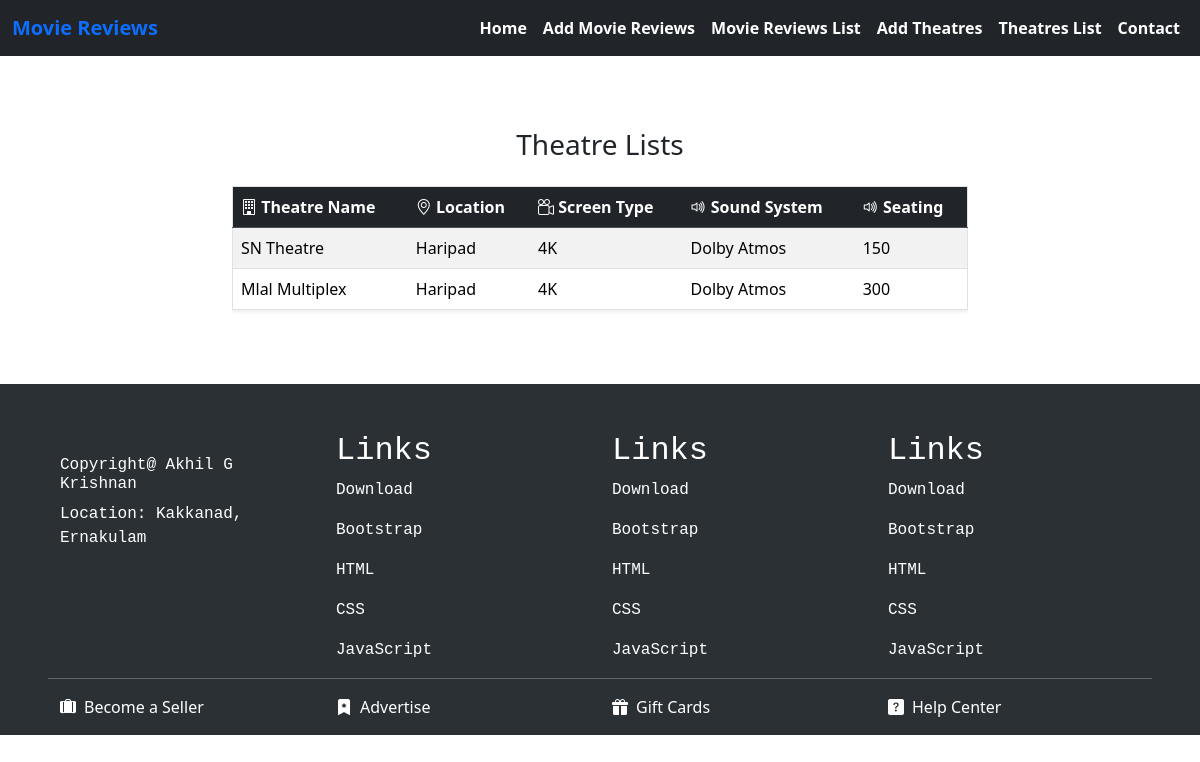
/theatre_list/, run on the app's committed database.
### movie_app/models.py (models this page shows)
class Theatre(models.Model):
    name=models.CharField(max_length=200)
    location=models.CharField(max_length=200)
    screen_type=models.CharField(max_length=200)
    sound_system=models.CharField(max_length=200)
    seating=models.PositiveIntegerField()

### movie_app/views.py (the view)
# urls.py: path('theatre_list/',TheatreList.as_view(),name="theatre_list"),
class TheatreList(View):
    template_name="theatre_list.html"
    form_class=Theatre
    def get(self,request,*args,**kwargs):
        theatre_list=Theatre.objects.all()
        return render(request,self.template_name,{"list":theatre_list})

### movie_app/templates/theatre_list.html (shortened to what this page needs)
{% extends 'base.html' %}
{% block main_block %}
<div class="container my-5">
    <div class="row justify-content-center">
        <div class="col-12 col-md-10 col-lg-8">
            <h3 class="text-center my-4">Theatre Lists</h3>
            <div class="table-responsive">
                <table class="table table-striped table-hover border shadow-sm">
                    <thead class="table-dark">
                        <tr>
                            <th scope="col"><i class="bi bi-building"></i> Theatre Name</th>
                            <th scope="col"><i class="bi bi-geo-alt"></i> Location</th>
                            <th scope="col"><i class="bi bi-camera-reels"></i> Screen Type</th>
                            <th scope="col"><i class="bi bi-volume-up"></i> Sound System</th>
                            <th scope="col"><i class="bi bi-volume-up"></i> Seating</th>
                        </tr>
                    </thead>
                    <tbody>
                        {% if list %}
                            {% for theatre in list %}
                                <tr>
                                    <td>{{ theatre.name }}</td>
                                    <td>{{ theatre.location }}</td>
                                    <td>{{ theatre.screen_type }}</td>
                                    <td>{{ theatre.sound_system }}</td>
                                    <td>{{ theatre.seating }}</td>
                            {% endfor %}
                        {% else %}
                            <tr>
                                <td colspan="4" class="text-center">No Theatres available.</td>
                            </tr>
                        {% endif %}
                    </tbody>
                </table>
            </div>
        </div>
    </div>
</div>
{% endblock %}

### movie_app/templates/base.html (style rules this page uses)
.row { padding-bottom: 10px; }

### data on the page
Theatre: name "SN Theatre", location "Haripad", screen_type "4K", sound_system "Dolby Atmos", seating "150"
Theatre: name "Mlal Multiplex", location "Haripad", screen_type "4K", sound_system "Dolby Atmos", seating "300"
